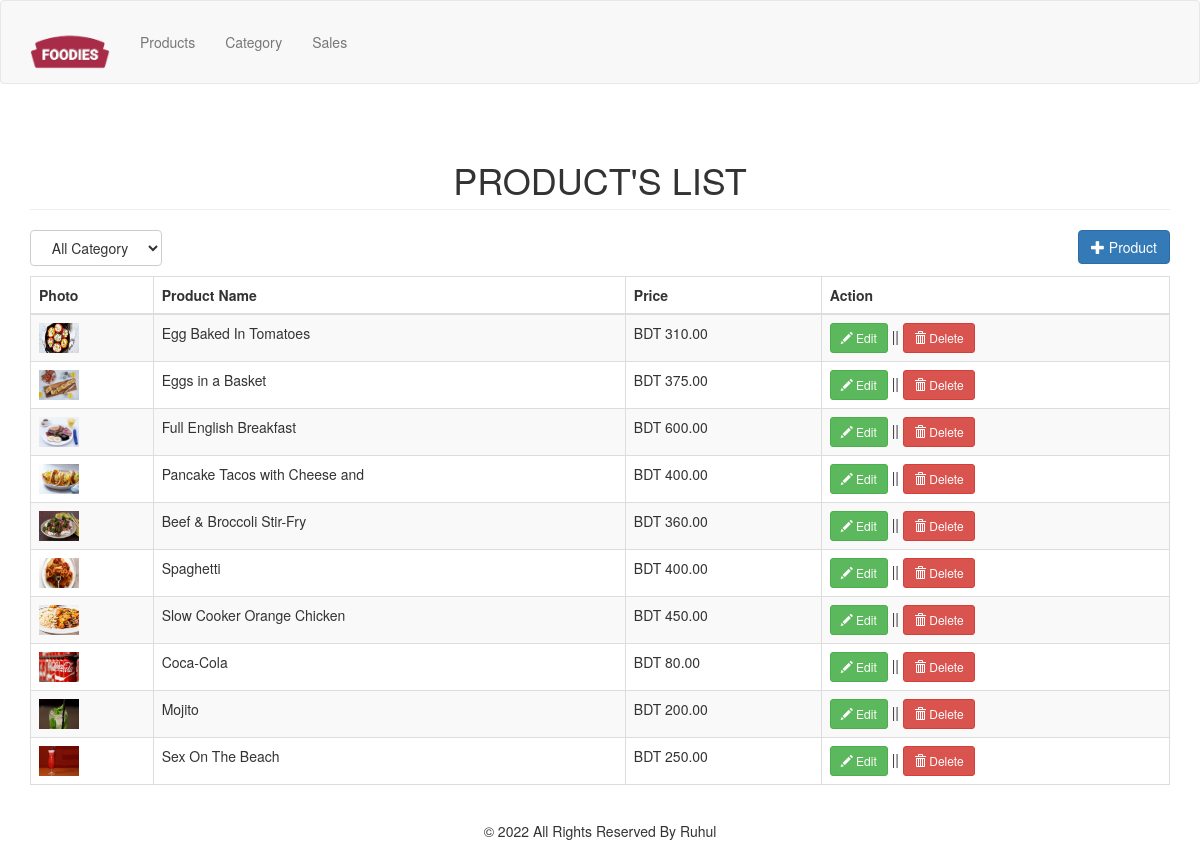
The page /product.php on the database its author committed.
### tables this page shows
CREATE TABLE IF NOT EXISTS `product` (
`productid` int(11) NOT NULL,
  `categoryid` int(1) NOT NULL,
  `productname` varchar(30) NOT NULL,
  `price` double NOT NULL,
  `photo` varchar(150) NOT NULL
);

### product.php (the view, shortened to what this page needs)
<?php include('header.php'); ?>
<body>
<?php include('navbar-admin.php'); ?>
<div class="container">
	<h1 class="page-header text-center">PRODUCT'S LIST</h1>
	<div class="row">
		<div class="col-md-12">
			<select id="catList" class="btn btn-default">
			<option value="0">All Category</option>
			</select>
			<a href="#addproduct" data-toggle="modal" class="pull-right btn btn-primary"><span class="glyphicon glyphicon-plus"></span> Product</a>
		</div>
	</div>
	<div style="margin-top:10px;">
		<table class="table table-striped table-bordered">
			<thead>
				<th>Photo</th>
				<th>Product Name</th>
				<th>Price</th>
				<th>Action</th>
			</thead>
			<tbody>
				<?php
					$where = "";
					$sql="select * from product left join category on category.categoryid=product.categoryid $where order by product.categoryid asc, productname asc";
					$query=$conn->query($sql);
					while($row=$query->fetch_array()){
						?>
						<tr>
							<td><a href="<?php if(empty($row['photo'])){echo "upload/noimage.jpg";} else{echo $row['photo'];} ?>"><img src="<?php if(empty($row['photo'])){echo "upload/noimage.jpg";} else{echo $row['photo'];} ?>" height="30px" width="40px"></a></td>
							<td><?php echo $row['productname']; ?></td>
							<td>BDT <?php echo number_format($row['price'], 2); ?></td>
							<td>
								<a href="#editproduct<?php echo $row['productid']; ?>" data-toggle="modal" class="btn btn-success btn-sm"><span class="glyphicon glyphicon-pencil"></span> Edit</a> || <a href="#deleteproduct<?php echo $row['productid']; ?>" data-toggle="modal" class="btn btn-danger btn-sm"><span class="glyphicon glyphicon-trash"></span> Delete</a>
							</td>
						</tr>
						<?php
					}
				?>
			</tbody>
		</table>
	</div>
</div>
<footer style="margin-bottom: 20px;"><center>&copy; 2022 All Rights Reserved By Ruhul</center></footer>
</body>
</html>

### header.php (shortened to what this page needs)
<!DOCTYPE html>
<html>
<head>
	<link rel="stylesheet" href="./CSS/style.css">
	<link rel="stylesheet" href="./CSS/responsive.css">
	<link rel="stylesheet" href="https://maxcdn.bootstrapcdn.com/bootstrap/3.3.7/css/bootstrap.min.css">
</head>

### navbar-admin.php (shortened to what this page needs)
<nav class="navbar navbar-default">
  <div class="container">
    <div class="navbar-header">
      <a class="navbar-brand -0" href="product.php"><img src="img/logo.png" alt="" width="80"></a>
    </div>
    <div class="collapse navbar-collapse" id="bs-example-navbar-collapse-1">
      <ul class="nav navbar-nav">
            <li><a href="product.php">Products</a></li>
            <li><a href="category.php">Category</a></li>
        <li><a href="sales.php">Sales</a></li>
      </ul>
    </div>
  </div>
</nav>

### CSS/style.css (style rules this page uses)
a, a:hover { text-decoration: none; }
ul,ol { margin: 0; padding: 0; }
:root { --primary-color: #A82C48; --secondry-color: #43121d; --third-color: #f98169; --white-color: #fff; --text-color: #aaa; --text-gray: #999; --black-color: #000; --primary-font: 'Roboto', sans-serif; --secondry-font: 'Quickand', sans-serif; }
body { font-family: Arial, Helvetica, sans-serif; }
.container { padding: 16px; }

### rows shown on the page
product: photo (picture), productname "Egg Baked In Tomatoes", price "310.00"
product: photo (picture), productname "Eggs in a Basket", price "375.00"
product: photo (picture), productname "Full English Breakfast", price "600.00"
product: photo (picture), productname "Pancake Tacos with Cheese and", price "400.00"
product: photo (picture), productname "Beef & Broccoli Stir-Fry", price "360.00"
product: photo (picture), productname "Spaghetti", price "400.00"
product: photo (picture), productname "Slow Cooker Orange Chicken", price "450.00"
product: photo (picture), productname "Coca-Cola", price "80.00"
product: photo (picture), productname "Mojito", price "200.00"
product: photo (picture), productname "Sex On The Beach", price "250.00"
